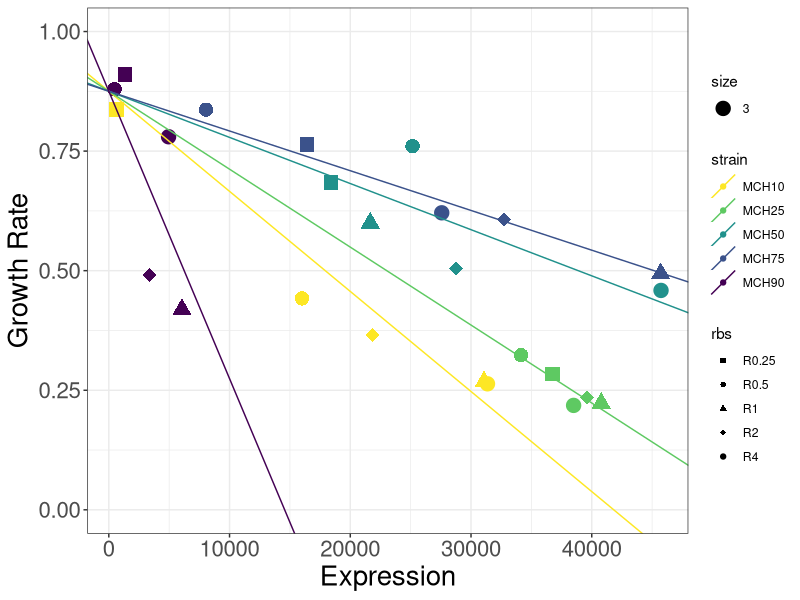
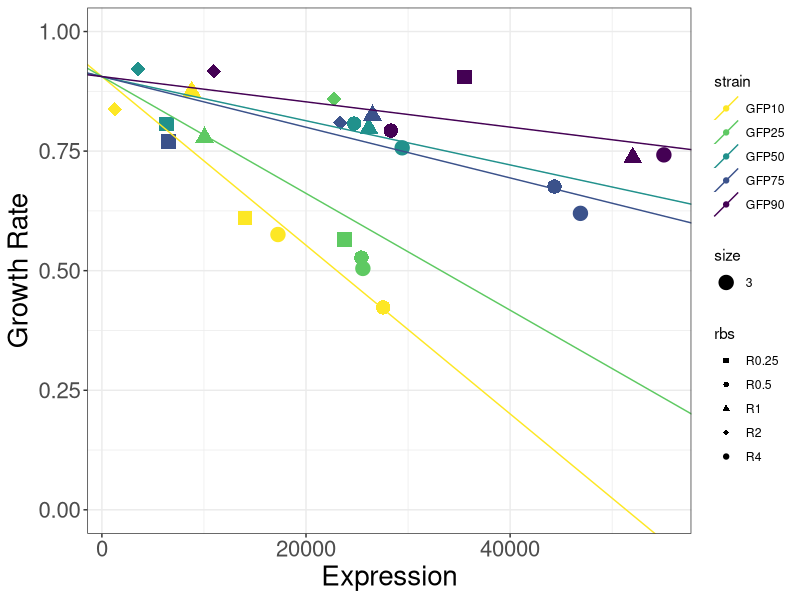
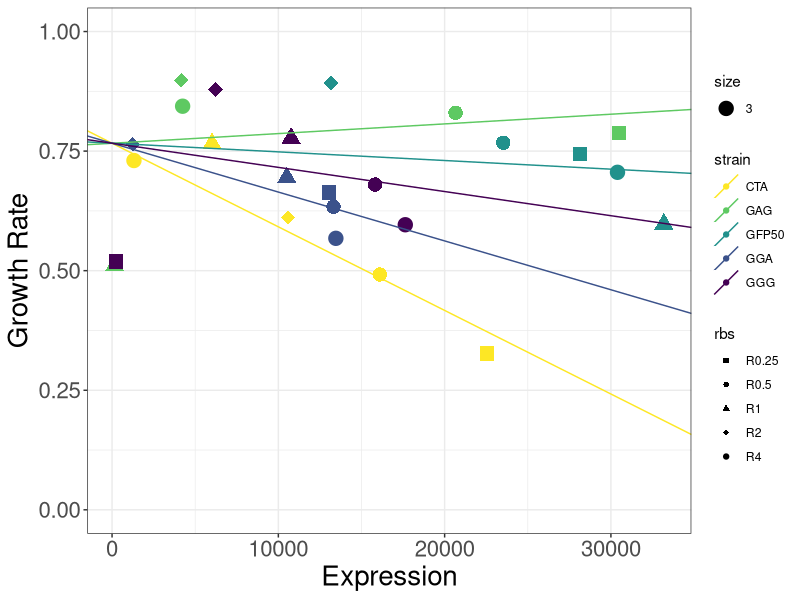
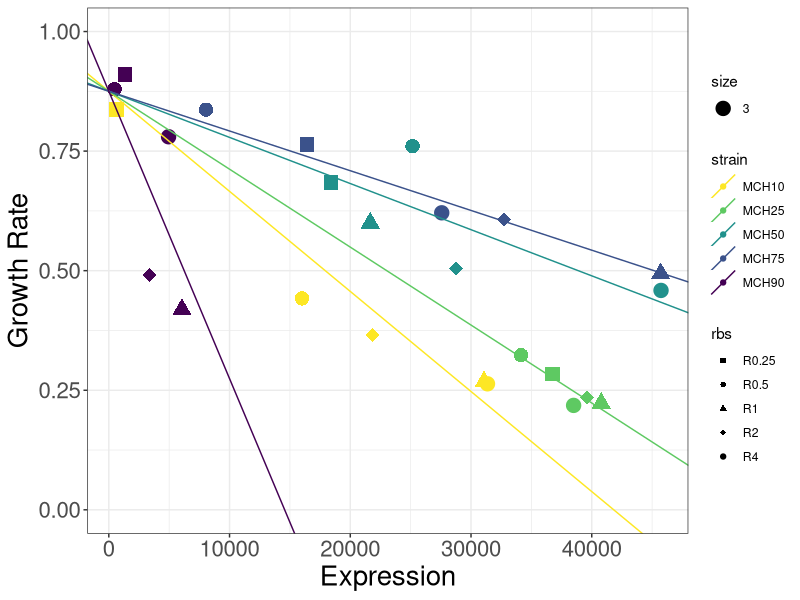
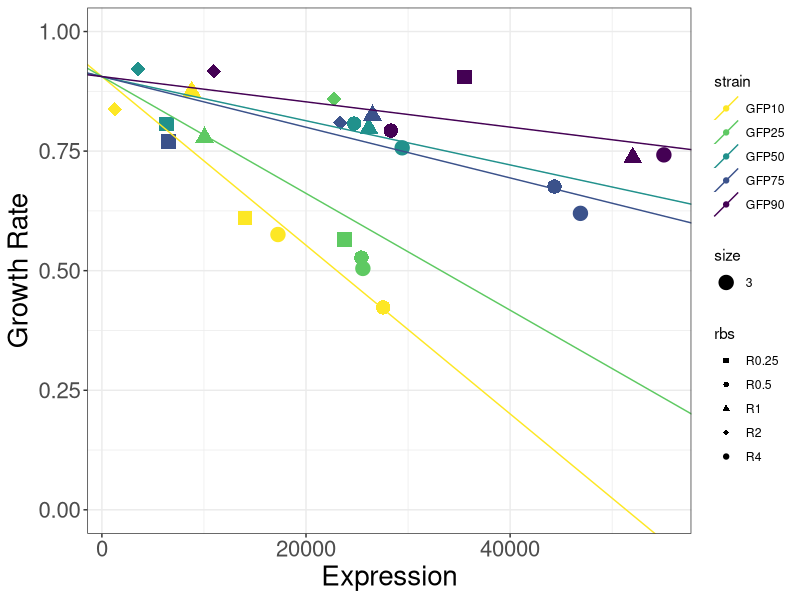
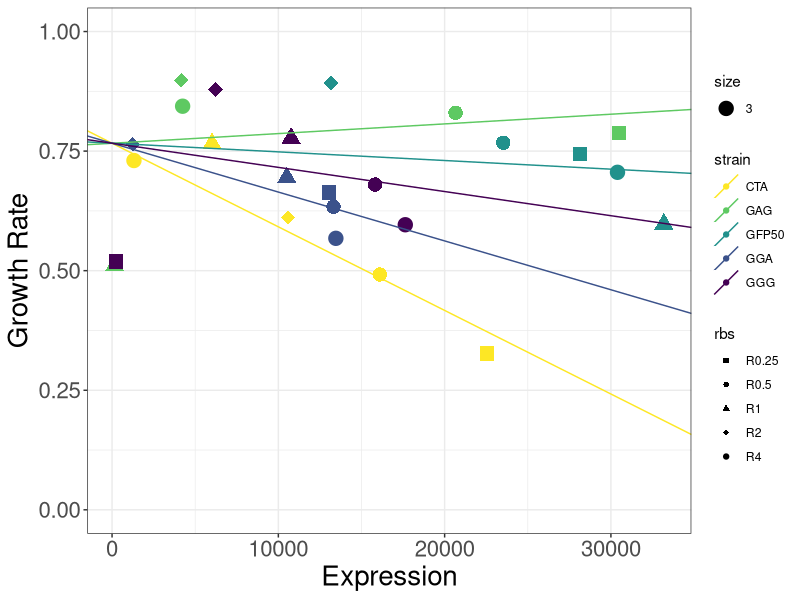

Reproduce these figures in R, in order.
# ----------------- Boilerplate
library(dplyr)
library(ggplot2)
library(patchwork)
library(slider)
library(data.table)
library(zoo)
library(tidyverse)
library(scales)

# -------------- Trim Dataframe

trim_df <- function(df, grow_time, output_time){
  # Grab growth
  growth_rates <- df[df$time == grow_time,]
  growth_rates <- growth_rates[c("groupID", "strain", "rbs", "growthrate")]
  # Grab Output
  expression <- df[df$time == output_time,]
  expression <- expression[c("groupID", "expression")]
  # Merge on ID
  merge <- merge(x = growth_rates, y = expression, by = "groupID", all.x = TRUE)
  return (merge)
}



# -------------- Regression model

linreg_decent_fixed_b <- function(x_column, y_column, categories) {
  reg_df <- data.frame(x=x_column, y=y_column, species = categories)
  model <- lm(y~x:species, data=reg_df )
  
  return(model)
}
linreg_decent_fixed_b_coef <- function(x_column, y_column, categories) {
  regression <- linreg_decent_fixed_b(x_column, y_column, categories)
  coefficients <- data.frame(b=rep(regression$coefficients[1], length(unique(categories))),
                             m=regression$coefficients[-1],
                             strain=sort(unique(categories)))
  
  return(coefficients)
}



# ----------------- Plot logic
plot_exp_gr <- function(df, coefficients){
  result <- ggplot() +
    geom_point(data= df,
               aes(x = expression,
                   y = growthrate,
                   color=strain,
                   shape=rbs,
                   size=3,
                   group=groupID)) +
    theme_bw() + 
    ylab("Growth Rate") + 
    xlab("Expression") + 
    scale_color_manual(values=c("#fde725", "#5ec962", "#21918c", '#3b528b', '#440154')) + 
    scale_shape_manual(values = c(15, 16, 17,18, 19)) +
    ylim(0, 1) +
    geom_abline(data=coefficients, 
                aes(intercept=b,
                    slope=m,
                    colour=strain))+
    theme(axis.text=element_text(size=16),
          axis.title=element_text(size=20))
  return (result)
}


# ------------------- Generate
# -- mCherry
mcherry_growth_time <- 11700+900*-2
mcherry_fluor_time <- 11700+900*1

df = read.csv("../processed_data/experimental_per_mcherry.csv")

trimmed_df <- trim_df(df, mcherry_growth_time, mcherry_fluor_time)
trimmed_df <- trimmed_df %>% group_by(strain, rbs) %>% filter(expression == max(expression))

mch_coefficients <- linreg_decent_fixed_b_coef(trimmed_df$expression,
                                   trimmed_df$growthrate,
                                   trimmed_df$strain)
mch_plot <- plot_exp_gr(trimmed_df, mch_coefficients)
mch_plot

ggsave('expr_v_grow/per_mch_growth.png', mch_plot, width = 9, height = 9)

# -- sfGFP
gfp_growth_time <- 11700+900*-2
gfp_fluor_time <- 11700+900*-1

df = read.csv("../processed_data/experimental_per_gfp.csv")

trimmed_df <- trim_df(df, gfp_growth_time, gfp_fluor_time)
trimmed_df <- trimmed_df %>% group_by(strain, rbs) %>% filter(expression == max(expression))


gfp_coefficients <- linreg_decent_fixed_b_coef(trimmed_df$expression,
                                               trimmed_df$growthrate,
                                               trimmed_df$strain)
gfp_plot <- plot_exp_gr(trimmed_df, gfp_coefficients)
gfp_plot

ggsave('expr_v_grow/per_gfp_growth.png', gfp_plot, width = 9, height = 9)

# -- sfGFP
gfp_growth_time <- 11700+900*-2
gfp_fluor_time <- 11700+900*-1

df = read.csv("../processed_data/experimental_sat_gfp.csv")

trimmed_df <- trim_df(df, gfp_growth_time, gfp_fluor_time)
trimmed_df <- trimmed_df %>% group_by(strain, rbs) %>% filter(expression == max(expression))

gfp_coefficients <- linreg_decent_fixed_b_coef(trimmed_df$expression,
                                               trimmed_df$growthrate,
                                               trimmed_df$strain)
gfp_plot <- plot_exp_gr(trimmed_df, gfp_coefficients)
gfp_plot

ggsave('expr_v_grow/per_sat_growth.png', gfp_plot, width = 9, height = 9)
